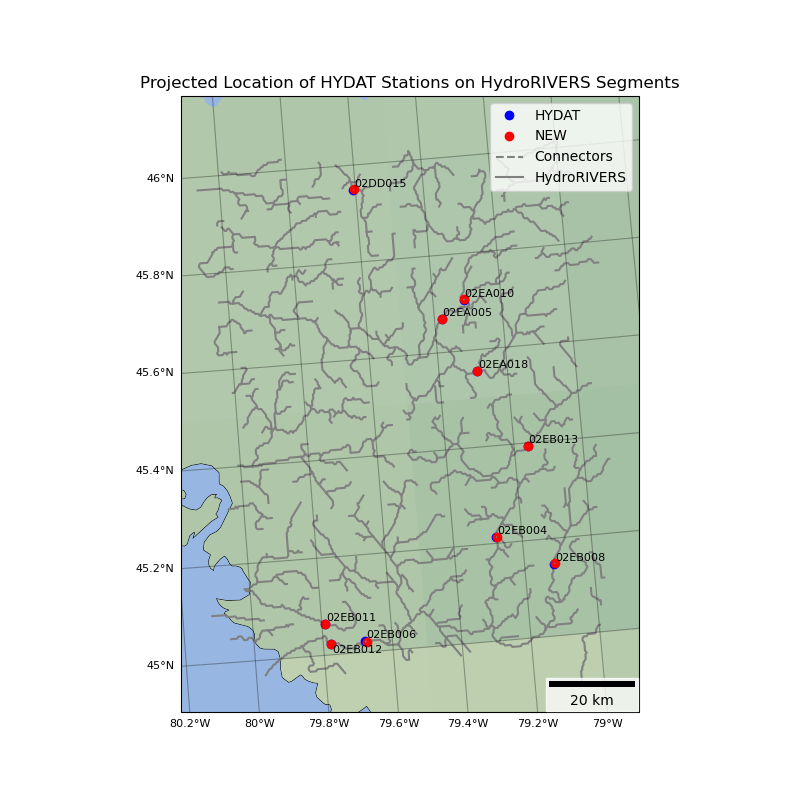

This chart was generated by the following Python code:
import sys
import os

dir_path = os.path.dirname(os.path.realpath(__file__))
sys.path.append(dir_path + '/../src')

import load_data
import gdf_utils
import plot_utils
from gen_util import BBox
from matplotlib import pyplot as plt


"""
Expected Terminal Output (file paths preceding "Mapping-Stations" will differ):

>>> python ex2.py

>>> Loading rivers from 'D:\Mapping-Stations\examples/..\data\Hydro_RIVERS_v10\HydroRIVERS_v10_na.shp'
>>> Creating a connection to 'D:\Mapping-Stations\examples/..\data\Hydat\Hydat.sqlite3'
>>> Creating a connection to 'D:\Mapping-Stations\examples/..\data\Hydat\Hydat.sqlite3'
>>> BBox provided but no lat/lon fields found. Skipping BBox query.
>>> Attempting conversion with the following CRS parameter: 4326
>>> Dataframe successfully converted to geopandas point geodataframe

Note: A matplotlib window will open. This window has to be closed manually.
See examples/example_output/ex2.png for expected window appearence.
"""


def main():
    # initialize period and bbox of interest
    period = ["2002-10-12", "2003-10-12"]
    bbox = BBox([-80, 45, -79, 46])

    # load the data
    hydroRIVERS = load_data.load_rivers(bbox=bbox)
    hydat = load_data.get_hydat_stations(period=period, bbox=bbox)
    hydat_gdf = gdf_utils.point_gdf_from_df(hydat)

    hydroRIVERS = gdf_utils.assign_stations(hydroRIVERS, hydat_gdf)

    # Get the new points and lines connecting the original to new points
    new_points, connectors = gdf_utils.connect_points_to_feature(hydat_gdf, hydroRIVERS)

    # plot setup
    ax = plot_utils.add_map_to_plot(extent=bbox)
    ax.set_title('Projected Location of HYDAT Stations on HydroRIVERS Segments')
    plot_utils.add_grid_to_plot(ax=ax)
    rivers = plot_utils.plot_gdf(hydroRIVERS, color="grey")

    # plot the data
    og = plot_utils.plot_gdf(hydat_gdf, ax=ax, color='blue')
    new = plot_utils.plot_g_series(new_points, ax=ax, color='red')
    connect = plot_utils.plot_g_series(connectors, ax=ax, color='grey', linestyle='--')

    # add some more plot elements
    plot_utils.add_scalebar(ax=ax)
    plot_utils.annotate_stations(hydat_gdf, ax=ax)

    # Configure custom legend
    legend_elements = [
        {'label': 'HYDAT', 'renderer': og},
        {'label': 'NEW', 'renderer': new},
        {'label': 'Connectors', 'renderer': connect},
        {'label': 'HydroRIVERS', 'renderer': rivers}
    ]
    plot_utils.configure_legend(legend_elements, ax=ax)
    
    plt.show()


if __name__ == "__main__":
    main()
    
